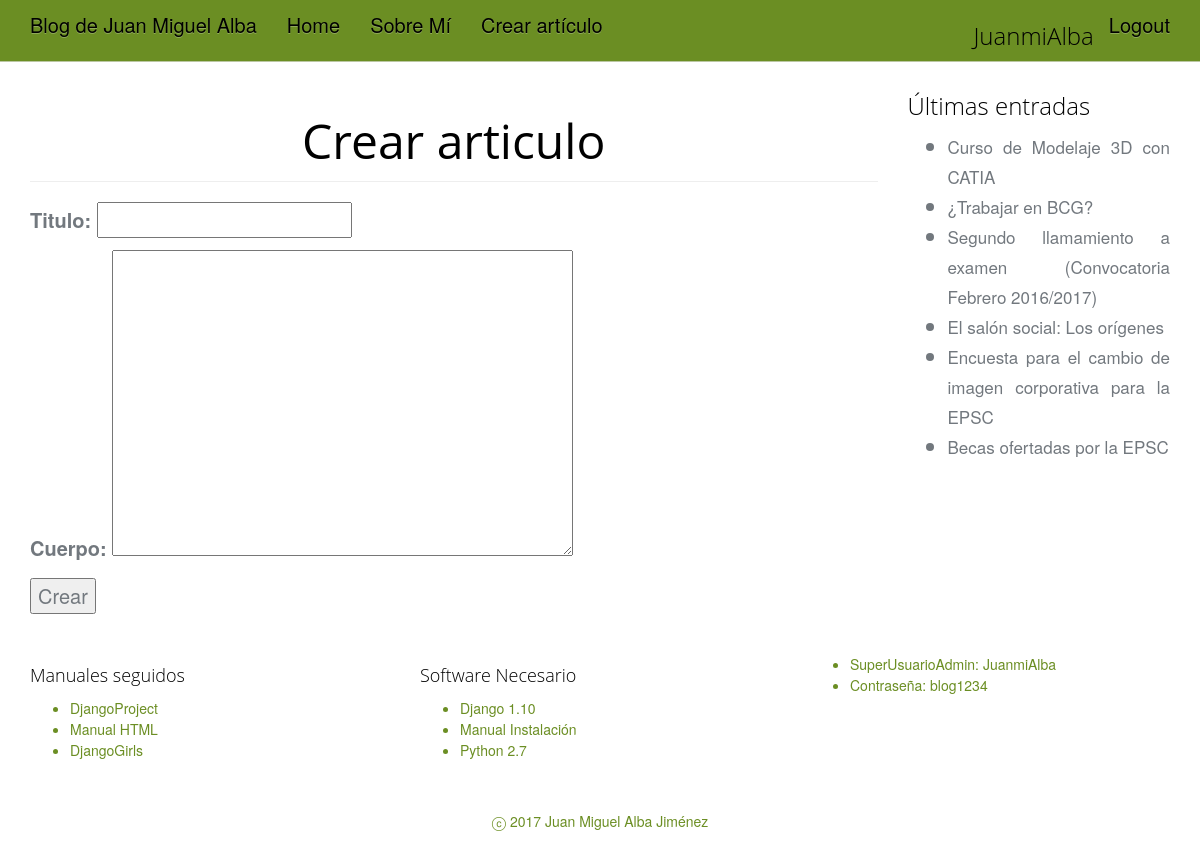
/crear/ (signed in), run on the app's committed database.
### Blog/models.py (models this page shows, shortened)
class Entrada(models.Model):
	titulo = models.CharField(max_length = 100)
	cuerpo = models.TextField()
	fecha = models.DateTimeField(default = datetime.now, blank=True)

### Blog/views.py (the view)
# urls.py: url(r'^crear/$', views.VistaCrearEntrada.as_view(), name = 'crear'),
class VistaCrearEntrada(CreateView):
	template_name = 'entradaForm.html'
	model = Entrada
	fields = ('titulo', 'cuerpo')
	success_url = '/'
	def get_context_data(self, **kwargs):
		context = super(VistaCrearEntrada, self).get_context_data(**kwargs)
		context['titulo'] = 'Crear articulo'
		context['nombre_btn'] = 'Crear'
		context['listadoTitulos'] = ListadoTitulos()
		return context
	def dispatch(self, request, *args, **kwargs):
		if not request.user.has_perms('blog.add_entrada'):
			return redirect(settings.LOGIN_URL)
		return super(VistaCrearEntrada, self).dispatch(request, *args, **kwargs)

### Blog/views.py (called while the page is built)
def ListadoTitulos():
    listadoTitulos = Entrada.objects.all()[:10]
    return listadoTitulos

### Blog/templates/entradaForm.html (shortened to what this page needs)
{% extends "base.html" %}
{% block content %}
    <h1 class="page-header">{{ titulo }}</h1>
    <form role="form" action="" method="post">
        {{ form.as_p }}
        <button type="submit">{{ nombre_btn }}</button>
    </form>
{% endblock content %}

### Blog/templates/base.html (shortened to what this page needs)
<!DOCTYPE html>
{% load staticfiles %}
<html lang="es">
<head>
    <link rel="stylesheet" href="//maxcdn.bootstrapcdn.com/bootstrap/3.3.7/css/bootstrap.min.css">
    <link rel="stylesheet" href="//maxcdn.bootstrapcdn.com/bootstrap/3.3.7/css/bootstrap-theme.min.css">
    <link rel="stylesheet" href="{% static 'css/main.css' %}">
</head>
<body>
    <nav class="navbar navbar-fixed-top">
      <div class="container">
        <div class="navbar-header">
          <a class="navbar-brand" href="{% url 'home:home' %}">Blog de Juan Miguel Alba</a>
        </div>
        <div id="navbar" class="collapse navbar-collapse">
          <ul class="nav navbar-nav">
            {% url 'home:home' as home_url %}
            {% url 'home:sobreMi' as sobreMi_url %}
            {% url 'home:crear' as crear_url %}
            {% url 'home:editar' as editar_url %}
            {% url 'home:VistaEntradaCompleta' as vistaDetalle_url %}
            <li {% if request.get_full_path == home_url %} class="active" {% endif %}><a href="{% url 'home:home' %}">Home</a></li>
            <li {% if request.get_full_path == sobreMi_url %} class="active" {% endif %}><a href="{% url 'home:sobreMi' %}">Sobre Mí</a></li>
            {% if perms.entrada.can_add %}
              <li {% if request.get_full_path == crear_url %} class="active" {% endif %}><a href="{% url 'home:crear' %}">Crear artículo</a></li>
            {% endif %}
          </ul>
            <ul class="nav navbar-nav navbar-right">
              {% if user.is_authenticated %}
                <li><h3>{{user.username}}</h3></li>
                <li {% if request.get_full_path == registro %} class="active" {% endif %}><a href="{% url 'home:logout' %}">Logout</a></li>
              {% else %}
                <li {% if request.get_full_path == registro %} class="active" {% endif %}><a href="{% url 'home:registro' %}">Registro</a></li>
                <li {% if request.get_full_path == login %} class="active" {% endif %}><a href="{% url 'home:login' %}">Login</a></li>
              {% endif %}
          </ul>
        </div>
      </div>
    </nav>
	<div class="container">
			<div class="row">
				<div class="col-md-9">
					{% block content %}
					{% endblock %}
				</div>
				<div class="col-md-3">
          {% block lateral %}
            {% include '_menuLateral.html' %}
          {% endblock lateral%}
				</div>
			</div>
		</div>
</body>
<footer>
  <div class="container">
    <div class="row" style="padding: 20px 0;">
      <div class="col-md-4">
        <h4>Manuales seguidos</h4>
        <ul>
          <li><a href="https://docs.djangoproject.com/es/1.10/intro/tutorial01/">DjangoProject</a></li>
          <li><a href="http://www.w3schools.com/html/default.asp">Manual HTML</a></li>
          <li><a href="http://tutorial.djangogirls.org/es/">DjangoGirls</a></li>
        </ul>
      </div>
      <div class="col-md-4">
        <h4>Software Necesario</h4>
        <ul>
          <li><a href="https://www.djangoproject.com/download/1.10/tarball/">Django 1.10</a></li>
          <li><a href="https://www.djangoproject.com/download/">Manual Instalación</a></li>
          <li><a href="https://www.python.org/downloads/">Python 2.7</a></li>
        </ul>
      </div>
      <div class="col-md-4">
        <ul>
          <li class="naranja">SuperUsuarioAdmin: JuanmiAlba
          <li class="naranja">Contraseña: blog1234
        </ul>
      </div>
    </div>
  </div>
  <div class="firma">
     ⓒ 2017 Juan Miguel Alba Jiménez
  </div>
</footer>
</html>

### Blog/templates/_menuLateral.html
{% block lateral %}
          <div>
            <h3>Últimas entradas</h4>
            {% if listadoTitulos %}
              <ul>
                {% for x in listadoTitulos %}
                  <li><small><a href="{% url 'appJM:VistaEntradaCompleta' x.id %}">
                     {{ x.titulo }}</a></small></li>
                {% endfor %}
              </ul>
            {% else %}
              <h4>Sin entradas</h4>
              <p>La base de datos por el momento no tiene entradas. Por favor, introduzca al menos una para poder contemplarla</p>
            {% endif %}
          </div>
{% endblock lateral%}

### Blog/static/css/main.css (style rules this page uses)
body { font-family: "Helvetica Neue", "Open Sans", 'Roboto', sans-serif; background-color: white; color: #72787E; line-height: 1.5; font-size: 20px; font-weight: 300; -webkit-font-smoothing: antialiased; text-align: justify; margin: 70px 0 0 0; }
h1, h2, h3, h4, h5, h6 { clear: both; font-weight: 300; font-family: "Myriad Pro" ,"Open Sans", Bitter, Georgia, serif; line-height: 1.3; color: black; text-decoration: none; }
h1 { font-size: 48px; margin: 33px 0; text-align: center; font-weight: normal; }
a { color: inherit; text-decoration: none; }
.navbar { background-color: olivedrab; border-bottom: 1px solid rgba(231, 231, 231, 0.65); color: black; }
footer { background-color: white; color: olivedrab; font-size: 14px; margin-top: 20px; }
.naranja { color: olivedrab; }
footer a { color:olivedrab !important; }
.navbar-brand { font-size: inherit; color: inherit !important; font-weight: initial; }
.firma { padding: 20px 0; text-align: center; }

### data on the page
Entrada: titulo "Curso de Modelaje 3D con CATIA"
Entrada: titulo "¿Trabajar en BCG?"
Entrada: titulo "Segundo llamamiento a examen (Convocatoria Febrero 2016/2017)"
Entrada: titulo "El salón social: Los orígenes"
Entrada: titulo "Encuesta para el cambio de imagen corporativa para la EPSC"
Entrada: titulo "Becas ofertadas por la EPSC"

### other printed values
{{ user.username }} "JuanmiAlba"
{{ titulo }} "Crear articulo"
{{ nombre_btn }} "Crear"
